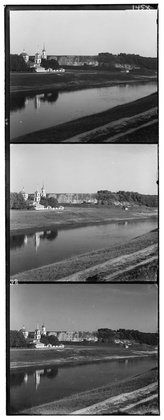
%> input picture assignments/assignment0/data/00125v.jpg, 164 x 420 px, shrunk from 400 x 1024 before the run
$ octave main.m   (GNU Octave 9; MATLAB toolbox functions it lacks are replaced by stand-ins)
%> lines starting %> are read from the running program, lines starting %| are printed output that depends on the picture
### assignments/assignment0/src/im_align.m
function [shifted_img, mini, minj] = im_align(a, b, ratio_crop, shift_pts)


    [width, height] = size(a);

    % The range for the image to shift from
    hrange = horzcat(int8(linspace(-width*ratio_crop, -1, shift_pts)), 0, int8(linspace(1, width*ratio_crop, shift_pts)));
    vrange = horzcat(int8(linspace(-height*ratio_crop, -1, shift_pts)), 0, int8(linspace(1, height*ratio_crop, shift_pts)));


    min = ssd(a, b, ratio_crop);
    mini = 0;
    minj = 0;

    for i = hrange
        for j = vrange
            temp = ssd(a, circshift(b, [i, j]), ratio_crop);
            if temp < min
                min = temp;
                mini = i;
                minj = j;
            end;
        end;
    end;

    % Find the best displacement for the particular channel based on reference image
    shifted_img = circshift(b, [mini, minj]);
end

### assignments/assignment0/src/crop.m
function cropped = crop(img, percent)

	% Get the size of image
	[w, h] = size(img);

	% Initiate start point and end point for cropping
	src = floor(percent * w);
    dest = floor(percent * h);

    % Crop the image
    cropped = img(src:w-src, dest:h-dest);
end

### assignments/assignment0/src/ssd.m
function y = ssd(img1, img2, exclude)

    % Crop some of the borders to make the ssd more precise
    img1_revised = crop(img1, exclude);
    img2_revised = crop(img2, exclude);

    % Compute ssd score
    y = sumsqr(img2_revised - img1_revised);
end

### assignments/assignment0/src/main.m
clc
% imname = {'00125v.jpg', '00149v.jpg', '00153v.jpg', '00351v.jpg', '00398v.jpg', '01112v.jpg'};
% Change the file name to get results
imname = '00125v.jpg';

% The ratio for cropping
ratio_crop = 0.08;

% Range for the image to shift
shift_pts = 40;

% read image
im_in = imread(imname);
%> im_in is the input picture: size 420x164 uint8; min 0, max 255, mean 124

% Convert image to double precision
im_removed = im2double(im_in);

% Divide the image horizontally into the 3 images
[height, width] = size(im_removed);
%> height = 420; width = 164
border = floor(height/3);
%> border = 140

blue   = im_removed(1:(border), :);
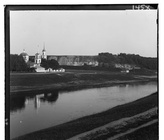
%> blue: size 140x164 double; min 0, max 1, mean 0.493
green  = im_removed((border+1):(2*border), :);
red    = im_removed((2*border+1):(3*border), :);


%%%%%%%%%%%%%%%%%%%%%%%%%%%%%%%%%%%%%%%%%%%%%%%%%%%%%%%%%%%%
% Normal approach


% normal function: align three channels without any displacements
% normal_way = normal(red, green, blue);
result_normal = cat(3, red, green, blue);
figure, imshow(result_normal)
%> after `imshow(result_normal)`:
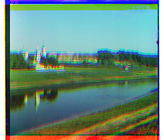
%> displayed picture: size 140x164x3, on the screen's scale of 0 to 255; mean R, G, B 107.2, 139.2, 125.6
% imwrite(result_normal, strcat('normal_',imname))

%%%%%%%%%%%%%%%%%%%%%%%%%%%%%%%%%%%%%%%%%%%%%%%%%%%%%%%%%%%%


%%%%%%%%%%%%%%%%%%%%%%%%%%%%%%%%%%%%%%%%%%%%%%%%%%%%%%%%%%%%
% SSD approach


% make green, red the template, 1st trial
[shifted_green_1, xg_1, yg_1] = im_align(blue, green, ratio_crop, shift_pts);
%> in crop, `cropped = img(src:w-src, dest:h-dest);`:
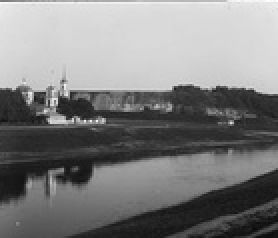
%> cropped: size 119x139 double (shown 2 times larger); min 0.0353, max 0.992, mean 0.501
%> the run ends on the next line

$ run again, with assignments/assignment0/data/00153v.jpg copied over assignments/assignment0/data/00125v.jpg
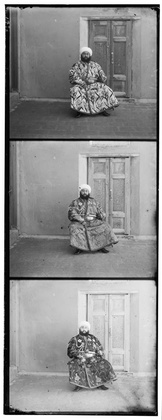
%> input picture assignments/assignment0/data/00153v.jpg, 162 x 420 px, shrunk from 394 x 1024 before the run
%> im_in is the input picture: size 420x162 uint8; min 0, max 255, mean 145.2
%> `imshow(result_normal)`:
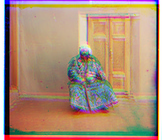
%> displayed picture: size 140x162x3, on the screen's scale of 0 to 255; mean R, G, B 173.4, 142.5, 119.7
%> in crop, `cropped = img(src:w-src, dest:h-dest);`:
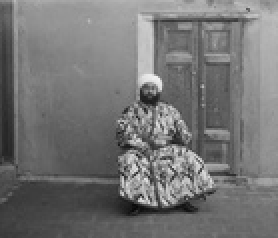
%> cropped: size 119x139 double (shown 2 times larger); min 0.0314, max 0.949, mean 0.457

$ run again, with assignments/assignment0/data/00351v.jpg copied over assignments/assignment0/data/00125v.jpg
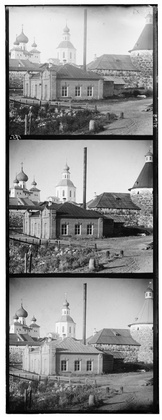
%> input picture assignments/assignment0/data/00351v.jpg, 162 x 420 px, shrunk from 396 x 1024 before the run
%> im_in is the input picture: size 420x162 uint8; min 0, max 255, mean 146.7
%> `imshow(result_normal)`:
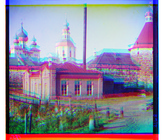
%> displayed picture: size 140x162x3, on the screen's scale of 0 to 255; mean R, G, B 145.1, 139.4, 155.6
%> in crop, `cropped = img(src:w-src, dest:h-dest);`:
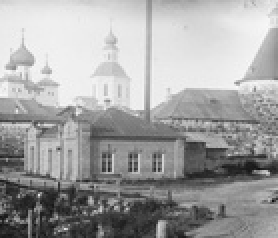
%> cropped: size 119x139 double (shown 2 times larger); min 0.0667, max 0.98, mean 0.637
